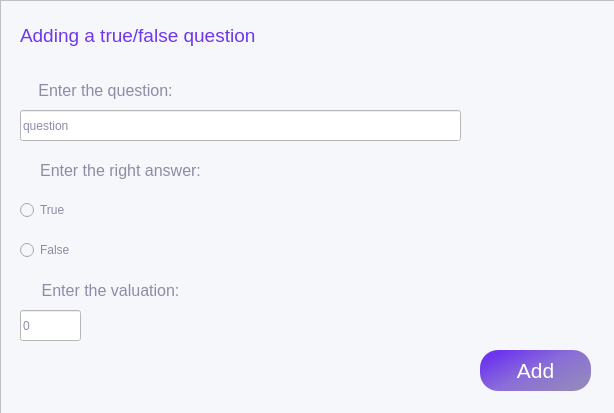
<?xml version="1.0" encoding="UTF-8"?>
<ui version="4.0">
 <class>Form</class>
 <widget class="QWidget" name="Form">
  <property name="geometry">
   <rect>
    <x>0</x>
    <y>0</y>
    <width>614</width>
    <height>413</height>
   </rect>
  </property>
  <property name="windowTitle">
   <string>Form</string>
  </property>
  <widget class="QFrame" name="frame">
   <property name="geometry">
    <rect>
     <x>0</x>
     <y>0</y>
     <width>620</width>
     <height>420</height>
    </rect>
   </property>
   <property name="styleSheet">
    <string notr="true">background-color: rgb(246, 247, 250);
color: rgb(110, 55, 238);
font: 16pt &quot;.AppleSystemUIFont&quot;;
color: rgb(139, 140, 166);</string>
   </property>
   <property name="frameShape">
    <enum>QFrame::StyledPanel</enum>
   </property>
   <property name="frameShadow">
    <enum>QFrame::Raised</enum>
   </property>
   <widget class="QLabel" name="label_2">
    <property name="geometry">
     <rect>
      <x>10</x>
      <y>70</y>
      <width>191</width>
      <height>41</height>
     </rect>
    </property>
    <property name="text">
     <string>&lt;html&gt;&lt;head/&gt;&lt;body&gt;&lt;p align=&quot;center&quot;&gt;&lt;span style=&quot; font-size:12pt;&quot;&gt;Enter the question:&lt;/span&gt;&lt;/p&gt;&lt;/body&gt;&lt;/html&gt;</string>
    </property>
    <property name="textFormat">
     <enum>Qt::RichText</enum>
    </property>
    <property name="alignment">
     <set>Qt::AlignCenter</set>
    </property>
   </widget>
   <widget class="QPushButton" name="pushButton">
    <property name="geometry">
     <rect>
      <x>480</x>
      <y>350</y>
      <width>111</width>
      <height>41</height>
     </rect>
    </property>
    <property name="font">
     <font>
      <family>.AppleSystemUIFont</family>
      <pointsize>16</pointsize>
      <weight>50</weight>
      <italic>false</italic>
      <bold>false</bold>
     </font>
    </property>
    <property name="cursor">
     <cursorShape>PointingHandCursor</cursorShape>
    </property>
    <property name="styleSheet">
     <string notr="true">background-color: qlineargradient(spread:pad, x1:0.07, y1:0.227364, x2:0.895, y2:0.847, stop:0 rgba(110, 55, 238, 255), stop:0.487562 rgba(138, 110, 215, 255), stop:1 rgba(147, 134, 190, 255));
border-radius: 18px;
color: rgb(255, 255, 255);</string>
    </property>
    <property name="text">
     <string>Add</string>
    </property>
   </widget>
   <widget class="QLabel" name="label_3">
    <property name="geometry">
     <rect>
      <x>20</x>
      <y>20</y>
      <width>501</width>
      <height>31</height>
     </rect>
    </property>
    <property name="styleSheet">
     <string notr="true">color: rgba(110, 55, 238, 255)</string>
    </property>
    <property name="text">
     <string>&lt;html&gt;&lt;head/&gt;&lt;body&gt;&lt;p&gt;&lt;span style=&quot; font-size:14pt;&quot;&gt;Adding a true/false question&lt;/span&gt;&lt;/p&gt;&lt;/body&gt;&lt;/html&gt;</string>
    </property>
    <property name="textFormat">
     <enum>Qt::RichText</enum>
    </property>
   </widget>
   <widget class="QLabel" name="label_4">
    <property name="geometry">
     <rect>
      <x>10</x>
      <y>150</y>
      <width>221</width>
      <height>41</height>
     </rect>
    </property>
    <property name="text">
     <string>&lt;html&gt;&lt;head/&gt;&lt;body&gt;&lt;p&gt;&lt;span style=&quot; font-size:12pt;&quot;&gt;Enter the right answer:&lt;/span&gt;&lt;/p&gt;&lt;/body&gt;&lt;/html&gt;</string>
    </property>
    <property name="textFormat">
     <enum>Qt::RichText</enum>
    </property>
    <property name="alignment">
     <set>Qt::AlignCenter</set>
    </property>
   </widget>
   <widget class="QLabel" name="label_5">
    <property name="geometry">
     <rect>
      <x>20</x>
      <y>270</y>
      <width>181</width>
      <height>41</height>
     </rect>
    </property>
    <property name="text">
     <string>&lt;html&gt;&lt;head/&gt;&lt;body&gt;&lt;p align=&quot;center&quot;&gt;&lt;span style=&quot; font-size:12pt;&quot;&gt;Enter the valuation:&lt;/span&gt;&lt;/p&gt;&lt;/body&gt;&lt;/html&gt;</string>
    </property>
    <property name="textFormat">
     <enum>Qt::RichText</enum>
    </property>
    <property name="alignment">
     <set>Qt::AlignCenter</set>
    </property>
   </widget>
   <widget class="QLineEdit" name="lineEdit">
    <property name="geometry">
     <rect>
      <x>20</x>
      <y>110</y>
      <width>441</width>
      <height>31</height>
     </rect>
    </property>
    <property name="styleSheet">
     <string notr="true">background-color: rgb(255,255,255);
font: 10pt &quot;MS Shell Dlg 2&quot;; </string>
    </property>
    <property name="text">
     <string>question</string>
    </property>
   </widget>
   <widget class="QLineEdit" name="lineEdit_2">
    <property name="geometry">
     <rect>
      <x>20</x>
      <y>310</y>
      <width>61</width>
      <height>31</height>
     </rect>
    </property>
    <property name="styleSheet">
     <string notr="true">background-color: rgb(255,255,255);
font: 10pt &quot;MS Shell Dlg 2&quot;; </string>
    </property>
    <property name="text">
     <string>0</string>
    </property>
   </widget>
   <widget class="QRadioButton" name="radioButton">
    <property name="geometry">
     <rect>
      <x>20</x>
      <y>200</y>
      <width>95</width>
      <height>20</height>
     </rect>
    </property>
    <property name="styleSheet">
     <string notr="true">font: 12pt &quot;MS Shell Dlg 2&quot;;</string>
    </property>
    <property name="text">
     <string>True</string>
    </property>
   </widget>
   <widget class="QRadioButton" name="radioButton_2">
    <property name="geometry">
     <rect>
      <x>20</x>
      <y>240</y>
      <width>95</width>
      <height>20</height>
     </rect>
    </property>
    <property name="styleSheet">
     <string notr="true">font: 12pt &quot;MS Shell Dlg 2&quot;;</string>
    </property>
    <property name="text">
     <string>False</string>
    </property>
   </widget>
  </widget>
 </widget>
 <resources/>
 <connections/>
</ui>
